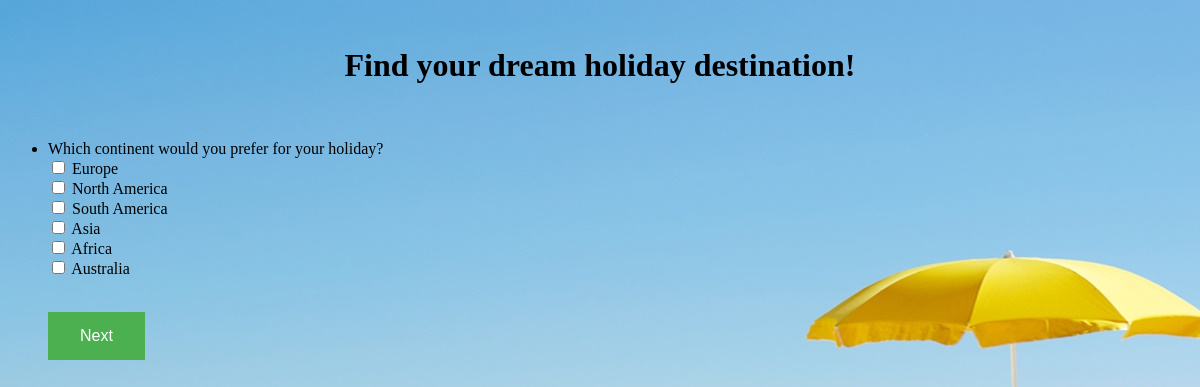
The app's page /expertsystem/ with its own data.
### expertsystem/models.py (models this page shows, shortened)
class Question(models.Model):
    question_text = models.CharField(max_length=500)

class Choice(models.Model):
    question = models.ForeignKey(Question, on_delete=models.CASCADE)
    choice_text = models.CharField(max_length=200)

### expertsystem/views.py (the view)
# urls.py: path('', views.index, name = 'index'),
def index(request):
	clear_session()
	parse('D:\\AC\\4th_year\\SE\\Holiday-recommender\\rules.txt')
	if request.method == 'POST':
		data = request.POST.copy()
		choices = data.getlist('choice')
		append_choices(choices, user_premises)
	context = {'question': question_list[i], 'next_question': question_list[i+1]}
	return render(request, 'expertsystem/index.html', context)

### expertsystem/views.py (called while the page is built, shortened)
def parse(path):
	try:
		with open(path,'r') as f:
			lines = f.readlines()
	except:
		return

def clear_session():
	user_premises.clear()
	user_partial_conclusions.clear()
	user_results.clear()
	user_results2.clear()
	final_results.clear()
	result_list.clear()
	q1_answer.clear()
	q2_answer.clear()
	q10_answer.clear()

### expertsystem/templates/expertsystem/index.html (shortened to what this page needs)
{% load static %}
<head>
</head>
<link rel="stylesheet" type="text/css" href="{% static 'expertsystem/style.css' %}">
<div align="center">
	<br>
	<h1>Find your dream holiday destination!</h1>
	<br>
</div>
<form action="{% url 'expertsystem:detail' next_question.id  %}" method="post">
{% if question %}
<ul>
    <li>{{ question.question_text }}</li>
    {% if question.choice_set.count > 3 %}
    	{% for choice in question.choice_set.all %}
		<input type="checkbox" name="choice" id="choice{{ forloop.counter }}" value="{{ choice.choice_text }}">
		<label for="choice{{ forloop.counter }}">{{ choice.choice_text }}</label><br>
	{% endfor %}
    {% else %}
    	{% for choice in question.choice_set.all %}
		<input type="radio" name="choice" id="choice{{ forloop.counter }}" value="{{ choice.choice_text }}">
		<label for="choice{{ forloop.counter }}">{{ choice.choice_text }}</label><br>
	{% endfor %}
    {% endif %}
	<br>
</ul>
{% else %}
    <p>No polls are available.</p>
{% endif %}
<ul><input type="submit" value="Next"></ul>
</form>

### expertsystem/static/expertsystem/style.css (style rules this page uses)
h1 { color: black; }
input[type=submit] { background-color: #4CAF50; border: none; color: white; padding: 15px 32px; text-align: center; text-decoration: none; display: inline-block; font-size: 16px; }

### expertsystem/templates/expertsystem/index.html (style rules this page uses)
input[type=submit] { background-color: #4CAF50; border: none; color: white; padding: 15px 32px; text-align: center; text-decoration: none; display: inline-block; font-size: 16px; cursor: pointer; }

### records on screen
Question: question_text "Which continent would you prefer for your holiday?"
Choice: choice_text "Europe"
Choice: choice_text "North America"
Choice: choice_text "South America"
Choice: choice_text "Asia"
Choice: choice_text "Africa"
Choice: choice_text "Australia"
